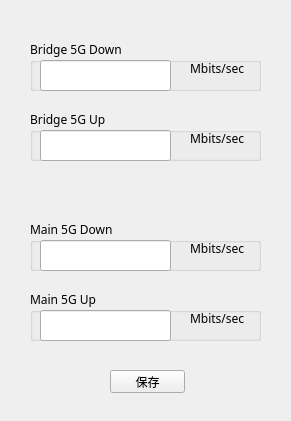
<?xml version="1.0" encoding="UTF-8"?>
<ui version="4.0">
 <class>Dialog_bridge_input</class>
 <widget class="QDialog" name="Dialog_bridge_input">
  <property name="windowModality">
   <enum>Qt::NonModal</enum>
  </property>
  <property name="geometry">
   <rect>
    <x>0</x>
    <y>0</y>
    <width>291</width>
    <height>421</height>
   </rect>
  </property>
  <property name="sizePolicy">
   <sizepolicy hsizetype="Preferred" vsizetype="Preferred">
    <horstretch>0</horstretch>
    <verstretch>0</verstretch>
   </sizepolicy>
  </property>
  <property name="minimumSize">
   <size>
    <width>291</width>
    <height>421</height>
   </size>
  </property>
  <property name="maximumSize">
   <size>
    <width>291</width>
    <height>421</height>
   </size>
  </property>
  <property name="windowTitle">
   <string>Bridge数据输入</string>
  </property>
  <property name="modal">
   <bool>false</bool>
  </property>
  <widget class="QGroupBox" name="groupBox_2">
   <property name="geometry">
    <rect>
     <x>30</x>
     <y>220</y>
     <width>231</width>
     <height>51</height>
    </rect>
   </property>
   <property name="font">
    <font>
     <family>微软雅黑</family>
    </font>
   </property>
   <property name="title">
    <string>Main 5G Down</string>
   </property>
   <widget class="QLineEdit" name="lineEdit_main_5G_down">
    <property name="geometry">
     <rect>
      <x>10</x>
      <y>20</y>
      <width>131</width>
      <height>31</height>
     </rect>
    </property>
    <property name="font">
     <font>
      <family>微软雅黑</family>
      <pointsize>12</pointsize>
      <weight>75</weight>
      <bold>true</bold>
     </font>
    </property>
   </widget>
   <widget class="QLabel" name="label_2">
    <property name="geometry">
     <rect>
      <x>160</x>
      <y>20</y>
      <width>71</width>
      <height>16</height>
     </rect>
    </property>
    <property name="font">
     <font>
      <family>微软雅黑</family>
     </font>
    </property>
    <property name="text">
     <string>Mbits/sec</string>
    </property>
   </widget>
  </widget>
  <widget class="QGroupBox" name="groupBox_4">
   <property name="geometry">
    <rect>
     <x>30</x>
     <y>40</y>
     <width>231</width>
     <height>51</height>
    </rect>
   </property>
   <property name="font">
    <font>
     <family>微软雅黑</family>
    </font>
   </property>
   <property name="title">
    <string>Bridge 5G Down</string>
   </property>
   <widget class="QLineEdit" name="lineEdit_bridge_5G_down">
    <property name="geometry">
     <rect>
      <x>10</x>
      <y>20</y>
      <width>131</width>
      <height>31</height>
     </rect>
    </property>
    <property name="font">
     <font>
      <family>微软雅黑</family>
      <pointsize>12</pointsize>
      <weight>75</weight>
      <bold>true</bold>
     </font>
    </property>
   </widget>
   <widget class="QLabel" name="label_4">
    <property name="geometry">
     <rect>
      <x>160</x>
      <y>20</y>
      <width>71</width>
      <height>16</height>
     </rect>
    </property>
    <property name="font">
     <font>
      <family>微软雅黑</family>
     </font>
    </property>
    <property name="text">
     <string>Mbits/sec</string>
    </property>
   </widget>
  </widget>
  <widget class="QPushButton" name="pushButton_save">
   <property name="geometry">
    <rect>
     <x>110</x>
     <y>370</y>
     <width>75</width>
     <height>23</height>
    </rect>
   </property>
   <property name="font">
    <font>
     <family>微软雅黑</family>
    </font>
   </property>
   <property name="focusPolicy">
    <enum>Qt::NoFocus</enum>
   </property>
   <property name="text">
    <string>保存</string>
   </property>
  </widget>
  <widget class="QLabel" name="label_5">
   <property name="geometry">
    <rect>
     <x>40</x>
     <y>350</y>
     <width>221</width>
     <height>16</height>
    </rect>
   </property>
   <property name="font">
    <font>
     <family>微软雅黑</family>
    </font>
   </property>
   <property name="text">
    <string/>
   </property>
   <property name="alignment">
    <set>Qt::AlignCenter</set>
   </property>
  </widget>
  <widget class="QLabel" name="label_sn">
   <property name="geometry">
    <rect>
     <x>40</x>
     <y>10</y>
     <width>231</width>
     <height>21</height>
    </rect>
   </property>
   <property name="font">
    <font>
     <family>微软雅黑</family>
    </font>
   </property>
   <property name="text">
    <string/>
   </property>
  </widget>
  <widget class="QGroupBox" name="groupBox_5">
   <property name="geometry">
    <rect>
     <x>30</x>
     <y>110</y>
     <width>231</width>
     <height>51</height>
    </rect>
   </property>
   <property name="font">
    <font>
     <family>微软雅黑</family>
    </font>
   </property>
   <property name="title">
    <string>Bridge 5G Up</string>
   </property>
   <widget class="QLineEdit" name="lineEdit_bridge_5G_up">
    <property name="geometry">
     <rect>
      <x>10</x>
      <y>20</y>
      <width>131</width>
      <height>31</height>
     </rect>
    </property>
    <property name="font">
     <font>
      <family>微软雅黑</family>
      <pointsize>12</pointsize>
      <weight>75</weight>
      <bold>true</bold>
     </font>
    </property>
   </widget>
   <widget class="QLabel" name="label_6">
    <property name="geometry">
     <rect>
      <x>160</x>
      <y>20</y>
      <width>71</width>
      <height>16</height>
     </rect>
    </property>
    <property name="font">
     <font>
      <family>微软雅黑</family>
     </font>
    </property>
    <property name="text">
     <string>Mbits/sec</string>
    </property>
   </widget>
  </widget>
  <widget class="QGroupBox" name="groupBox_6">
   <property name="geometry">
    <rect>
     <x>30</x>
     <y>290</y>
     <width>231</width>
     <height>51</height>
    </rect>
   </property>
   <property name="font">
    <font>
     <family>微软雅黑</family>
    </font>
   </property>
   <property name="title">
    <string>Main 5G Up</string>
   </property>
   <widget class="QLineEdit" name="lineEdit_main_5G_up">
    <property name="geometry">
     <rect>
      <x>10</x>
      <y>20</y>
      <width>131</width>
      <height>31</height>
     </rect>
    </property>
    <property name="font">
     <font>
      <family>微软雅黑</family>
      <pointsize>12</pointsize>
      <weight>75</weight>
      <bold>true</bold>
     </font>
    </property>
   </widget>
   <widget class="QLabel" name="label_7">
    <property name="geometry">
     <rect>
      <x>160</x>
      <y>20</y>
      <width>71</width>
      <height>16</height>
     </rect>
    </property>
    <property name="font">
     <font>
      <family>微软雅黑</family>
     </font>
    </property>
    <property name="text">
     <string>Mbits/sec</string>
    </property>
   </widget>
  </widget>
 </widget>
 <tabstops>
  <tabstop>lineEdit_main_5G_down</tabstop>
  <tabstop>lineEdit_main_5G_up</tabstop>
  <tabstop>lineEdit_bridge_5G_down</tabstop>
  <tabstop>lineEdit_bridge_5G_up</tabstop>
 </tabstops>
 <resources/>
 <connections/>
</ui>
